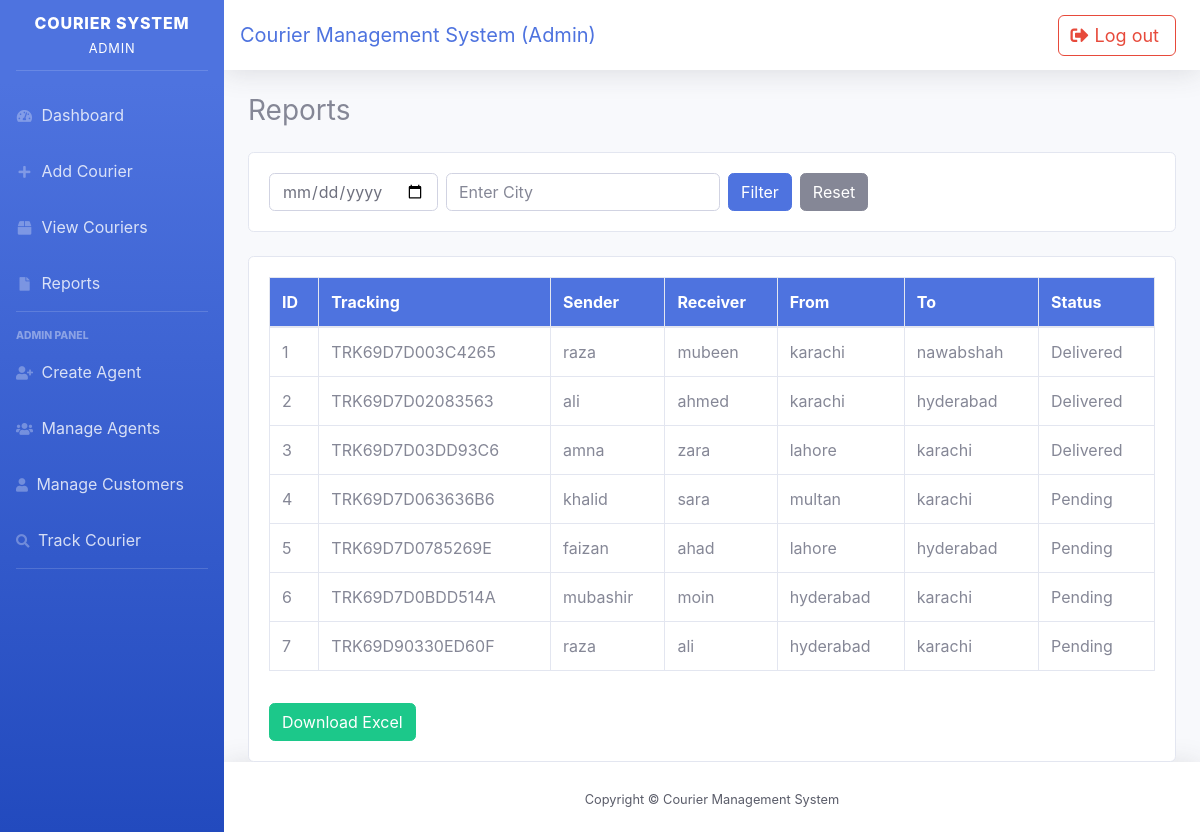
The page /reports.php (signed in) on the database its author committed.
### tables this page shows
CREATE TABLE `couriers` (
  `id` int(11) NOT NULL,
  `tracking_number` varchar(50) DEFAULT NULL,
  `sender_name` varchar(100) DEFAULT NULL,
  `receiver_name` varchar(100) DEFAULT NULL,
  `from_city` varchar(100) DEFAULT NULL,
  `to_city` varchar(100) DEFAULT NULL,
  `status` varchar(50) DEFAULT NULL,
  `created_at` timestamp NOT NULL DEFAULT current_timestamp()
);

### reports.php (the view, shortened to what this page needs)
<?php
include('db.php');
?>
<?php include("layout/header.php"); ?>
<div class="container-fluid">
    <h3 class="mb-4">
        Reports
    </h3>
    <div class="card mb-4">
        <div class="card-body">
            <form method="GET" class="form-inline">
                <input type="date" name="date" class="form-control mr-2">
                <input type="text" name="city" class="form-control mr-2" placeholder="Enter City">
                <button type="submit" class="btn btn-primary mr-2">Filter</button>
                <a href="reports.php" class="btn btn-secondary">Reset</a>
            </form>
        </div>
    </div>
    <div class="card">
        <div class="card-body">
            <div class="table-responsive">
                <table class="table table-bordered">
                    <thead class="bg-primary text-white">
                        <tr>
                            <th>ID</th>
                            <th>Tracking</th>
                            <th>Sender</th>
                            <th>Receiver</th>
                            <th>From</th>
                            <th>To</th>
                            <th>Status</th>
                        </tr>
                    </thead>
                    <tbody>
                    <?php
                    $query = "SELECT * FROM couriers WHERE 1";
                    $result = mysqli_query($conn, $query);
                    while($row = mysqli_fetch_assoc($result)){
                    ?>
                        <tr>
                            <td><?= $row['id'] ?></td>
                            <td><?= $row['tracking_number'] ?></td>
                            <td><?= $row['sender_name'] ?></td>
                            <td><?= $row['receiver_name'] ?></td>
                            <td><?= $row['from_city'] ?></td>
                            <td><?= $row['to_city'] ?></td>
                            <td><?= $row['status'] ?></td>
                        </tr>
                    <?php } ?>
                    </tbody>
                </table>
            </div>
            <a href="export.php?date=<?= $_GET['date'] ?? '' ?>&city=<?= $_GET['city'] ?? '' ?>"
               class="btn btn-success mt-3">
               Download Excel
            </a>
        </div>
    </div>
</div>
<?php include("layout/footer.php"); ?>

### rows shown on the page
couriers: id "1", tracking_number "TRK69D7D003C4265", sender_name "raza", receiver_name "mubeen", from_city "karachi", to_city "nawabshah", status "Delivered"
couriers: id "2", tracking_number "TRK69D7D02083563", sender_name "ali", receiver_name "ahmed", from_city "karachi", to_city "hyderabad", status "Delivered"
couriers: id "3", tracking_number "TRK69D7D03DD93C6", sender_name "amna", receiver_name "zara", from_city "lahore", to_city "karachi", status "Delivered"
couriers: id "4", tracking_number "TRK69D7D063636B6", sender_name "khalid", receiver_name "sara", from_city "multan", to_city "karachi", status "Pending"
couriers: id "5", tracking_number "TRK69D7D0785269E", sender_name "faizan", receiver_name "ahad", from_city "lahore", to_city "hyderabad", status "Pending"
couriers: id "6", tracking_number "TRK69D7D0BDD514A", sender_name "mubashir", receiver_name "moin", from_city "hyderabad", to_city "karachi", status "Pending"
couriers: id "7", tracking_number "TRK69D90330ED60F", sender_name "raza", receiver_name "ali", from_city "hyderabad", to_city "karachi", status "Pending"
